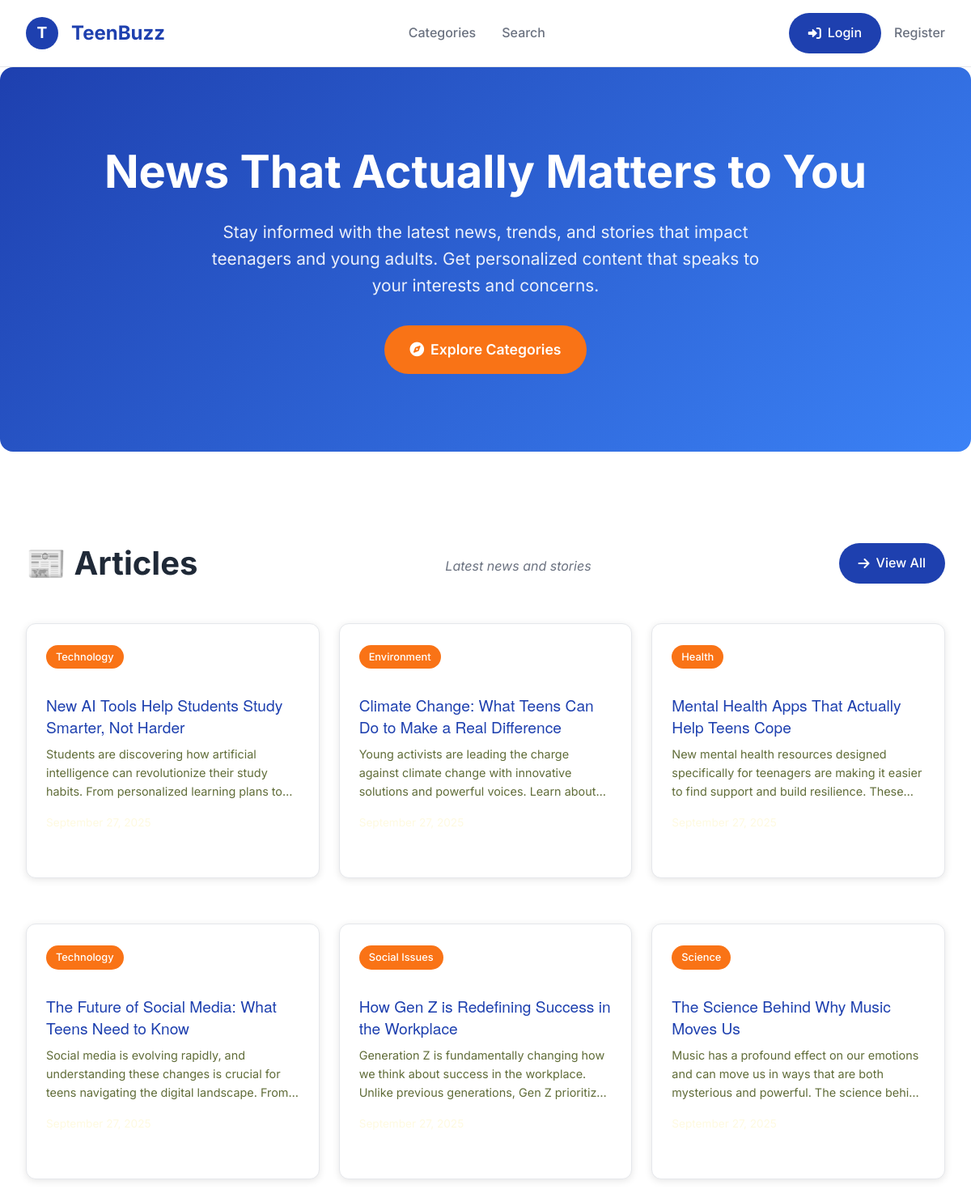
The page / on the database its author committed.
### tables this page shows
CREATE TABLE articles (
            id INTEGER PRIMARY KEY AUTOINCREMENT,
            headline TEXT NOT NULL,
            content TEXT NOT NULL,
            category TEXT NOT NULL,
            source TEXT,
            url TEXT,
            created_at TIMESTAMP DEFAULT CURRENT_TIMESTAMP,
            updated_at TIMESTAMP DEFAULT CURRENT_TIMESTAMP,
            drawn_by_user_id TEXT,
            publish_date DATE,
            tags TEXT,
            FOREIGN KEY (drawn_by_user_id) REFERENCES users(id)
        );

### app_with_auth.py (the view)
@app.route('/')
def home():
    try:
        if is_authenticated():
            user_id = session.get('user_id')
            if not user_id and session.get('username'):
                user = get_database().select('users', where='username = ?', params=(session['username'],), limit=1)
                if user and user[0]['id']:
                    user_id = user[0]['id']
                    session['user_id'] = user_id  # Fix the session
                    print(f"🔧 Fixed user_id in session: {user_id}")
            if user_id:
                articles = user_manager.get_recommended_articles(user_id, limit=10)
                print(f"🎯 Found {len(articles)} personalized articles for user {user_id}")
                continue_reading = user_manager.get_continue_reading_articles(user_id, limit=5)
                print(f"📖 Found {len(continue_reading)} continue reading articles for user {user_id}")
            else:
                articles = get_articles_from_db(limit=10)
                continue_reading = []
                print(f"🔍 No valid user_id found, using fallback")
        else:
            articles = get_articles_from_db(limit=10)
            continue_reading = []
            print(f"📰 Found {len(articles)} general articles for non-authenticated user")
        return render_template('index_modern.html',
                             articles=articles,
                             continue_reading=continue_reading,
                             format_date=format_date)
    except Exception as e:
        print(f"Error in home route: {e}")
        return render_template('index_modern.html', articles=[], continue_reading=[])

### app_with_auth.py (called while the page is built)
def format_date(date_string):
    try:
        if isinstance(date_string, str):
            date_obj = datetime.fromisoformat(date_string.replace('Z', '+00:00'))
        else:
            date_obj = date_string
        return date_obj.strftime('%B %d, %Y')
    except:
        return 'Recent'

def get_articles_from_db(limit=20):
    try:
        db = get_database()
        if not db:
            return []
        articles = db.select('articles', limit=limit)
        return articles
    except Exception as e:
        print(f"Error fetching articles: {e}")
        return []

@app.context_processor
def inject_user():
    return {
        'current_user': get_current_user(),
        'is_authenticated': is_authenticated(),
        'is_admin': is_admin()
    }

### auth_system_enhanced.py (called while the page is built, shortened)
def get_current_user():
    return auth_manager.get_current_user()

def is_authenticated():
    return auth_manager.is_authenticated()

def is_admin():
    return auth_manager.is_admin()

    def get_current_user(self):
        if not session.get('is_authenticated'):
            return None

    def is_authenticated(self):
        return session.get('is_authenticated', False)

    def is_admin(self):
        return session.get('is_admin', False)

### database_manager.py (called while the page is built, shortened)
def get_database():
    toggle = DatabaseToggle()
    return toggle.get_database()

    def connect(self):
        self.conn = sqlite3.connect(self.db_path)
        self.conn.row_factory = sqlite3.Row  # Enable column access by name
        return self

    def execute_query(self, query: str, params: tuple = ()) -> List[Dict[str, Any]]:
        if not self.conn:
            self.connect()
        cursor = self.conn.cursor()
        cursor.execute(query, params)
        columns = [description[0] for description in cursor.description] if cursor.description else []
        results = [dict(zip(columns, row)) for row in cursor.fetchall()]
        self.conn.commit()
        return results

    def select(self, table: str, columns: str = '*', where: str = '', params: tuple = (), limit: int = None) -> List[Dict[str, Any]]:
        query = f"SELECT {columns} FROM {table}"
        if where:
            query += f" WHERE {where}"
        if limit:
            query += f" LIMIT {limit}"
        return self.execute_query(query, params)

    def load_config(self):
        if os.path.exists(self.config_file):
            with open(self.config_file, 'r') as f:
                self.config = json.load(f)

### templates/index_modern.html (shortened to what this page needs)
{% extends "base.html" %}
{% block content %}
    <section class="hero">
        <div class="container">
            <h1>News That Actually Matters to You</h1>
            <p>Stay informed with the latest news, trends, and stories that impact teenagers and young adults. Get personalized content that speaks to your interests and concerns.</p>
            <div class="hero-actions">
                <a href="{{ url_for('categories') }}" class="btn-primary">
                    <i class="fas fa-compass"></i>
                    Explore Categories
                </a>
            </div>
        </div>
    </section>
    <section class="articles-section">
        <div class="articles-container">
            <div class="articles-header">
                <h2 class="articles-title">📰 Articles</h2>
                <p class="articles-subtitle">Latest news and stories</p>
                <a href="{{ url_for('categories') }}" class="view-all-btn">
                    <i class="fas fa-arrow-right"></i>
                    View All
                </a>
            </div>
            <div class="articles-grid">
                {% for article in articles[:6] %}
                <article class="article-card">
                    <div class="article-content">
                        <span class="article-category">{{ article.category }}</span>
                        <h3 class="article-title">
                            <a href="{{ url_for('view_article', article_id=article.id) }}" class="read-more">
                                {{ article.headline }}
                            </a>
                        </h3>
                        <p class="article-excerpt">
                            {{ article.content[:150] }}{% if article.content|length > 150 %}...{% endif %}
                        </p>
                        <div class="article-meta">
                            <div class="article-date">
                            </div>
                        </div>
                    </div>
                </article>
                {% endfor %}
            </div>
        </div>
    </section>
{% endblock %}

### static/css/style.css (style rules this page uses)
:root { --primary-color: #606c38; --secondary-color: #283618; --bg-primary: #fefae0; --accent-color: #dda15e; --highlight-color: #bc6c25; --text-primary: #283618; --text-secondary: #606c38; --text-light: #fefae0; --success-color: #28a745; --danger-color: #dc3545; --warning-color: #ffc107; --info-color: #17a2b8; --shadow-light: 0 2px 10px rgba(0,0,0,0.1); --shadow-medium: 0 4px 20px rgba(0,0,0,0.15); --shadow-heavy: 0 8px 30px rgba(0,0,0,0.2); --border-radius: 16px; --border-radius-small: 10px; --transition: all 0.3s ease; --primary-blue: #1e40af; --secondary-blue: #3b82f6; --accent-orange: #f97316; --text-dark: #1f2937; --text-gray: #6b7280; --bg-white: #ffffff; --bg-light: #f9fafb; --border-light: #e5e7eb; }
* { margin: 0; padding: 0; box-sizing: border-box; }
body { font-family: 'Helvetica Neue', Helvetica, Arial, sans-serif; line-height: 1.6; color: var(--text-primary); background-color: var(--bg-primary); }
.container { max-width: 1200px; margin: 0 auto; padding: 0 20px; }
h1, h2, h3, h4 { font-weight: 600; line-height: 1.3; }
h1 { font-size: 2.5rem; }
h2 { font-size: 2rem; }
h3 { font-size: 1.5rem; }
.btn-primary, .btn-secondary, .btn-filter { padding: 12px 24px; border: none; border-radius: var(--border-radius-small); font-weight: 500; cursor: pointer; transition: var(--transition); text-decoration: none; display: inline-block; }
.btn-primary { background: var(--primary-color); color: var(--bg-primary); }
.hero, .homepage-banner { background: #222; color: var(--bg-primary); padding: 2rem 0; border-radius: var(--border-radius); margin-bottom: 2rem; }
.articles-grid { display: grid; grid-template-columns: repeat(auto-fit, minmax(300px, 1fr)); gap: 2rem; margin-bottom: 3rem; }
.article-card, .trending-card { background: var(--bg-primary); border-radius: var(--border-radius); box-shadow: var(--shadow-light); overflow: hidden; margin-bottom: 2rem; }
.article-card h3, .trending-card h3 { font-family: 'Helvetica Neue', Helvetica, Arial, sans-serif; font-size: 1.2rem; color: var(--primary-color); margin: 1rem 0 0.5rem 0; font-weight: 700; }
.article-card p, .trending-card p { display: none; }
.article-meta { display: flex; gap: 1rem; margin-bottom: 1rem; flex-wrap: wrap; }
.article-category { background: var(--primary-color); color: white; padding: 4px 12px; border-radius: 20px; font-size: 0.8rem; font-weight: 500; }
.article-date, .article-source { color: var(--text-light); font-size: 0.85rem; margin-right: 1rem; }
.article-card .article-excerpt { color: var(--text-secondary); font-size: 0.9rem; line-height: 1.6; display: -webkit-box; -webkit-line-clamp: 3; -webkit-box-orient: vertical; overflow: hidden; }
.article-content { font-size: 1.1rem; line-height: 1.7; margin-bottom: 2rem; }
.articles-container { max-width: 1200px; margin: 0 auto; }

### rows shown on the page
articles: category "Technology", headline "New AI Tools Help Students Study Smarter, Not Harder", content "Students are discovering how artificial intelligence can revolutionize their study habits. From personalized learning plans…"
articles: category "Environment", headline "Climate Change: What Teens Can Do to Make a Real Difference", content "Young activists are leading the charge against climate change with innovative solutions and powerful voices. Learn…"
articles: category "Health", headline "Mental Health Apps That Actually Help Teens Cope", content "New mental health resources designed specifically for teenagers are making it easier to find support and build resilience.…"
articles: category "Technology", headline "The Future of Social Media: What Teens Need to Know", content "Social media is evolving rapidly, and understanding these changes is crucial for teens navigating the digital landscape.…"
articles: category "Social Issues", headline "How Gen Z is Redefining Success in the Workplace", content "Generation Z is fundamentally changing how we think about success in the workplace. Unlike previous generations, Gen Z…"
articles: category "Science", headline "The Science Behind Why Music Moves Us", content "Music has a profound effect on our emotions and can move us in ways that are both mysterious and powerful. The science…"
